Frame 1 (no input): blank canvas, image omitted
Frame 60 (the mouse pressed at the canvas centre just before this capture): blank canvas, image omitted
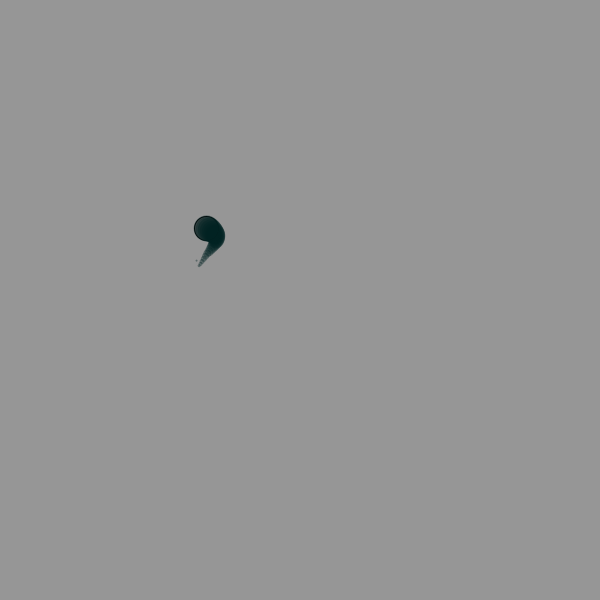
Frame 120 (the mouse held since frame 60 and released just before this capture)

The Processing sketch whose frames 1 and 60 were blank and that drew this single picture after the mouse press (run headless with seeded random() and noise(); from frame 60 on, the mouse is pressed at the canvas centre):

// Processing sketch: particle_perlin
// ── particle_perlin.pde
public class Particle {
      float ranCol = random(3);

    //PVector[] history = new PVector[0];
    ArrayList history = new ArrayList();
    float xoff = random(10000);
    float yoff = random(20000);
    PVector vel = PVector.random2D();
    PVector pos = new PVector(random(200, 400), random(200, 400));


  //this.follow_mode = false;

 // void switch() {
 // if (!this.follow_mode) {
 //   this.follow_mode = true;
//  } else {
 //   this.follow_mode = false;
 // }
 // }
 // void applyForce(force) {
 //   this.acc.add(force);
 // }
  void update() {
    PVector mouse = new PVector(mouseX, mouseY);
    //this.vel = createVector(map(noise(this.xoff),0,1, 0, width), map(noise(this.yoff), 0, 1, 0, height));
    //this.pos.add(this.vel);
    //if (this.follow_mode) {
      PVector acc = PVector.sub(mouse, pos);
      acc.setMag(.01);
  //  }
    pos.x = map((float) noise(xoff),0,1, 0, width);
    pos.y = map((float) noise(yoff), 0, 1, 0, height);
    xoff += .007;//. 007
    yoff += .007;
  //  if (this.follow_mode) {
      vel.add(acc);
      pos.add(vel);
  //  }

    //PVector v = new PVector(pos.x, pos.y);
    history.add(new PVector(pos.x, pos.y));

    //append(history, new PVector(pos.x, pos.y));
   // print(history.length);

    if (history.size() > 25) {
      history.remove(1);
    }


  }

  void show() {
    stroke(0);
   //noStroke();
    fill(0, 100);
    ellipse(pos.x, pos.y, 24, 24);
  //  print(history.length);

    for (int i = 0; i < history.size() ;i++) {
      float col = map(noise(xoff),0,1, 0, 100);
      float col1 = map(noise(xoff),0,1, 0, 100);
      float col2 = map(noise(xoff),0,1, 0, 100);
      noStroke();
      colorMode(RGB);
      if (this.ranCol < 1) {
        fill(col, 0, 0, 100);
      } else if (1 < ranCol || ranCol < 2) {
        fill(0, col2, col1, 100);
      } else {
        fill(0, 100);
      }
      PVector pos_his = (PVector) history.get(i);
      ellipse(pos_his.x, pos_his.y, i+2, i+2);
    }
  }
}

// ── sketch.pde
ArrayList<Particle> particles;
// button;
float xoff_ = 200;
//OpenSimplexNoise noise;

public void settings() {
  size(600, 600);
}
void setup() {
  //size(600, 600);
  //button = createButton("switch");
  //button.position(580, 580);
  particles = new ArrayList<Particle>();
  text("Perlin Noise", 300, 100);
  //noise = new OpenSimplexNoise();
}

void mousePressed() {
  Particle newP = new Particle();
  particles.add(newP);
  print("click");
}

void draw() {
  float back_col = map(noise(xoff_), 0, 1, 0 , 200);
  background(back_col);
  xoff_ += .0004;

 for (Particle p : particles) {
  // if (button.mousePressed()) {
  //   particles[i].switch();
  // }
    //let gravity = createVector(0, 0.5);
    //particles[i].applyForce(gravity);
    p.update();
    p.show();
 }

}
